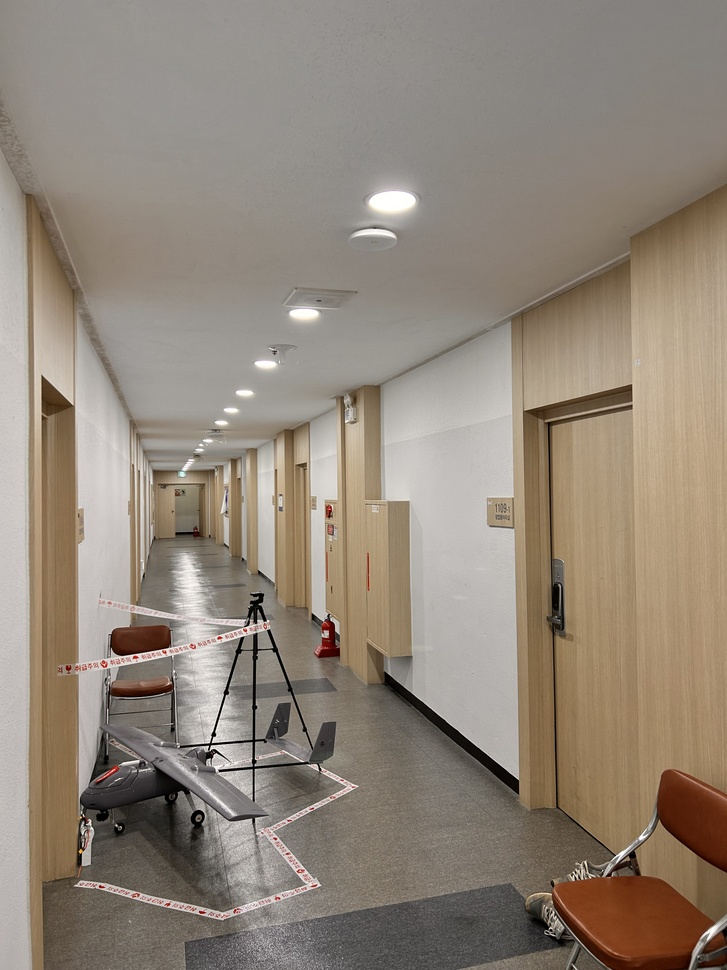
#> input picture resources/L_on.jpg, 727 x 970 px, shrunk from 3024 x 4032 before the run
$ jupyter execute main.ipynb
#> lines starting #> are read from the running program, lines starting #| are printed output that depends on the picture; long printed decimals are rounded
[cell 1]
import cv2
import matplotlib.pyplot as plt
from scipy.stats import norm
import numpy as np

# HSV 정의
# Hue
# Saturation
# Value

[cell 2]
# 이미지 정보 수집
on_light = cv2.imread('resources/L_on.jpg')
#> on_light is the input picture: shape (970, 727, 3); mean B, G, R 121.4, 134.2, 145.6
on_light_hsv = cv2.cvtColor(on_light,cv2.COLOR_BGR2HSV)
#> on_light_hsv: shape (970, 727, 3); mean H, S, V 18.7, 46.2, 145.6
off_light = cv2.imread('resources/L_off.jpg')
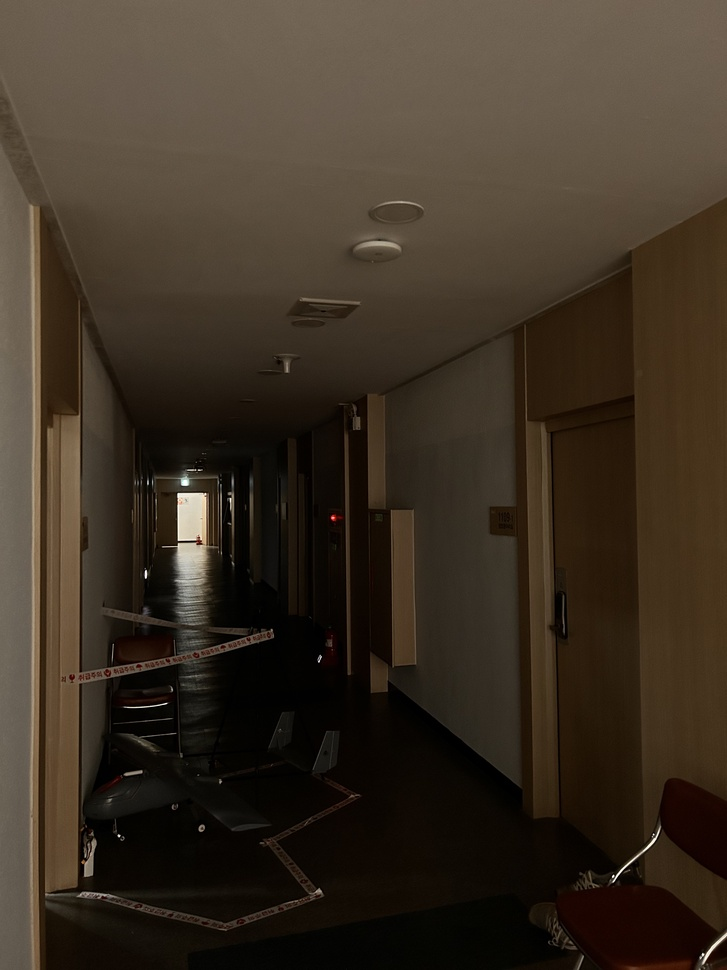
#> input picture resources/L_off.jpg, 727 x 970 px, shrunk from 3024 x 4032 before the run
#> off_light is the input picture: shape (970, 727, 3); mean B, G, R 36.1, 48.8, 59.9
off_light_hsv = cv2.cvtColor(off_light,cv2.COLOR_BGR2HSV)
#> off_light_hsv: shape (970, 727, 3); mean H, S, V 16.9, 130.9, 59.9

[cell 3]
# 기본 이미지 출력 및 hsv 결과 출력

# light on
plt.subplot(2,2,1)
plt.title("ON")
plt.imshow(on_light)
plt.xticks([]), plt.yticks([]);
# light off
plt.subplot(2,2,2)
plt.title("OFF")
plt.imshow(off_light)
plt.xticks([]), plt.yticks([]);
# light on (graph)
plt.subplot(2,2,3)
plt.imshow(on_light_hsv,cmap='hsv')
plt.xticks([]), plt.yticks([]);
# light off (graph)
plt.subplot(2,2,4)
plt.imshow(off_light_hsv,cmap='hsv')
plt.xticks([]), plt.yticks([]);
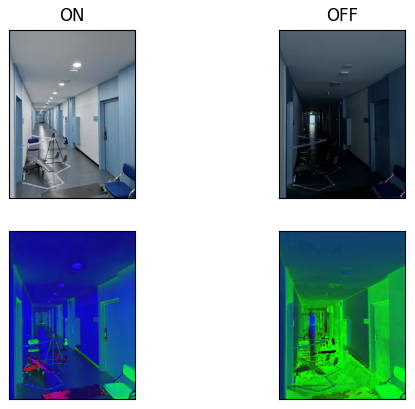
#> figure drawn by matplotlib, 4 panels; B, G, R data is drawn as R, G, B

[cell 4]
# value 영역 추출
bright_arr_value = np.asarray(on_light_hsv[:,:,2])
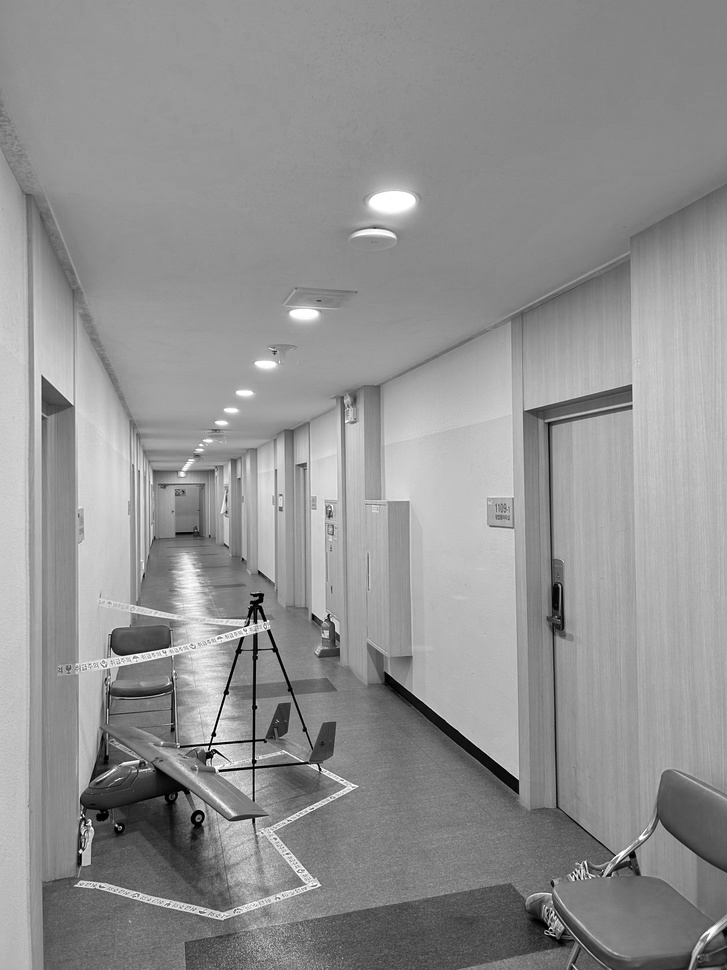
#> bright_arr_value: shape (970, 727); min 0, max 255, mean 145.6
darker_arr_value = np.asarray(off_light_hsv[:,:,2])
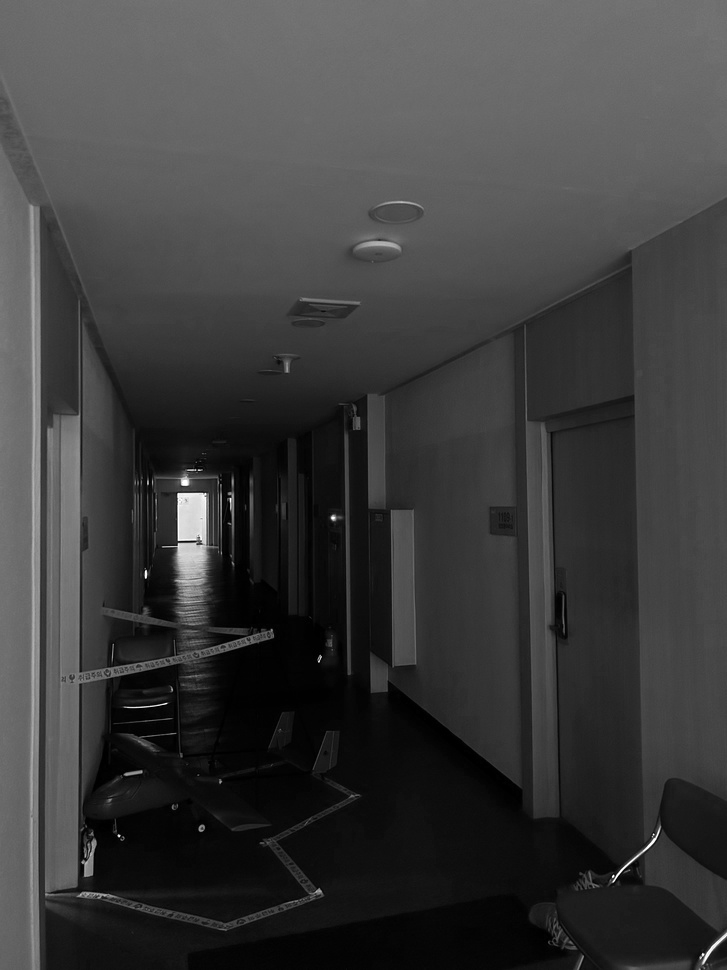
#> darker_arr_value: shape (970, 727); min 0, max 255, mean 59.9

[cell 5]
# 평균 추출
print(f"Mean of bright value : {bright_arr_value.mean()}")
#| Mean of bright value : 145.627
print(f"Mean of darker value : {darker_arr_value.mean()}")
#| Mean of darker value : 59.897
print(f"diff between Darker vs Bright : {bright_arr_value.mean() - darker_arr_value.mean()}")
#| diff between Darker vs Bright : 85.730

[cell 6]
# 히스토그램.
plt.subplot(2,1,1)
plt.hist(darker_arr_value.ravel(),bins=256,range=(0,256),label="dark",alpha=0.5)
plt.hist(bright_arr_value.ravel(),bins=256,range=(0,256),label="bright",alpha=0.5)
plt.title("darker vs brighter")
plt.xlabel('Brightness value')
plt.ylabel('Count')
plt.legend()

bright_mean, bright_std = norm.fit(bright_arr_value.ravel())
#> bright_mean = 145.6; bright_std = 35.51
dark_mean, dark_std = norm.fit(darker_arr_value.ravel())
#> dark_mean = 59.9; dark_std = 37.94

# Generate range for x-axis
x = np.linspace(0, 255, 100)

# Plot normal distributions
plt.subplot(3,1,3)
plt.plot(x, norm.pdf(x, dark_mean, dark_std), label='dark')
plt.plot(x, norm.pdf(x, bright_mean, bright_std), label='bright')
plt.title('Distribution')
plt.xlabel('Brightness Value')
plt.ylabel('Density')
plt.legend()
plt.show()
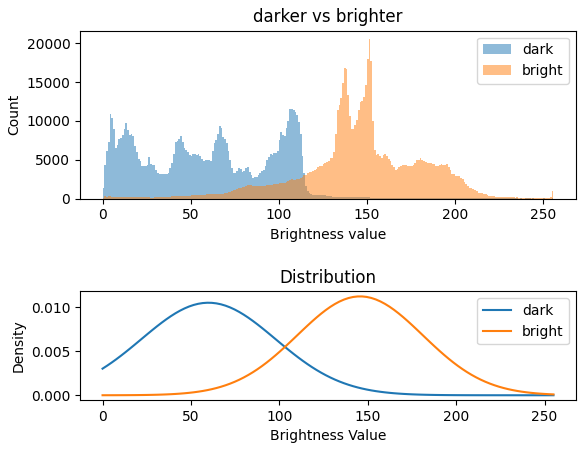
#> figure drawn by matplotlib, 2 panels; panel 1: tallest bar 11564 high, from x = 106 to 107; panel 1: tallest bar 20584 high, from x = 151 to 152; panel 2: curve peaks at x = 59.24, y = 0.0105; panel 2: curve peaks at x = 146.8, y = 0.0112
